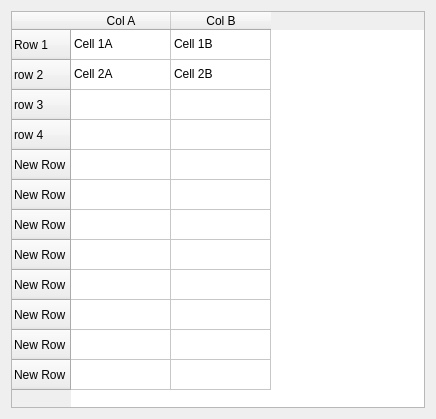
<ui version="4.0" >
 <class>Form</class>
 <widget class="QWidget" name="Form" >
  <property name="geometry" >
   <rect>
    <x>0</x>
    <y>0</y>
    <width>436</width>
    <height>419</height>
   </rect>
  </property>
  <property name="windowTitle" >
   <string>Form</string>
  </property>
  <layout class="QVBoxLayout" name="verticalLayout" >
   <item>
    <widget class="QTableWidget" name="tableWidget" >
     <row>
      <property name="text" >
       <string>Row 1</string>
      </property>
     </row>
     <row>
      <property name="text" >
       <string>row 2</string>
      </property>
     </row>
     <row>
      <property name="text" >
       <string>row 3</string>
      </property>
     </row>
     <row>
      <property name="text" >
       <string>row 4</string>
      </property>
     </row>
     <row>
      <property name="text" >
       <string>New Row</string>
      </property>
     </row>
     <row>
      <property name="text" >
       <string>New Row</string>
      </property>
     </row>
     <row>
      <property name="text" >
       <string>New Row</string>
      </property>
     </row>
     <row>
      <property name="text" >
       <string>New Row</string>
      </property>
     </row>
     <row>
      <property name="text" >
       <string>New Row</string>
      </property>
     </row>
     <row>
      <property name="text" >
       <string>New Row</string>
      </property>
     </row>
     <row>
      <property name="text" >
       <string>New Row</string>
      </property>
     </row>
     <row>
      <property name="text" >
       <string>New Row</string>
      </property>
     </row>
     <column>
      <property name="text" >
       <string>Col A</string>
      </property>
     </column>
     <column>
      <property name="text" >
       <string>Col B</string>
      </property>
     </column>
     <item row="0" column="0" >
      <property name="text" >
       <string>Cell 1A</string>
      </property>
     </item>
     <item row="0" column="1" >
      <property name="text" >
       <string>Cell 1B</string>
      </property>
     </item>
     <item row="1" column="0" >
      <property name="text" >
       <string>Cell 2A</string>
      </property>
     </item>
     <item row="1" column="1" >
      <property name="text" >
       <string>Cell 2B</string>
      </property>
     </item>
    </widget>
   </item>
  </layout>
 </widget>
 <resources/>
 <connections/>
</ui>
